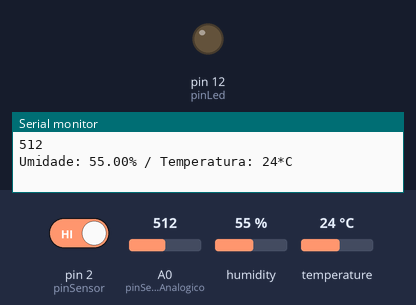
A sketch run on a simulated Arduino Uno, built with avr-gcc and run on an emulated ATmega328P. Shown: output pins drawn as LEDs (lit = HIGH), the last lines printed to the serial monitor. Inputs (shaded band) come from the test bench; at power-on: pin 2 (pinSensor) HIGH, A0 (pinSensorAnalogico) = 512, humidity 55 %, temperature 24 °C.

Above: at 2.2 s.
2.3 s: pin 2 (pinSensor) driven LOW
At 3.7 s:
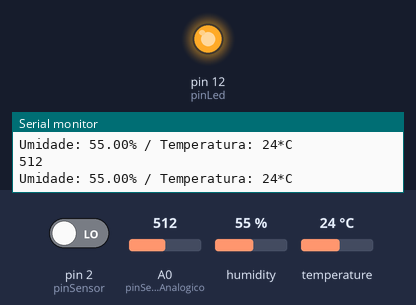
5.0 s: pin 2 (pinSensor) driven HIGH
At 6.1 s:
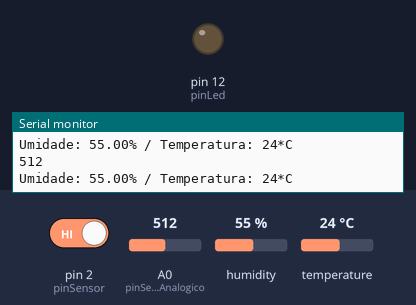
Timing chart, 0 to 8.0 s (numbered marks = the images above; inputs shaded):
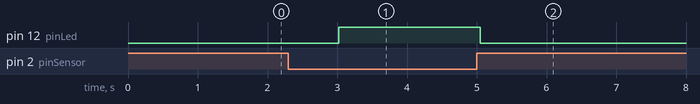

Measured:
- after the input at 2.3 s, pin 12 (pinLed): LOW → HIGH after 0.72 s
- after the input at 5.0 s, pin 12 (pinLed): HIGH → LOW after 0.05 s

The sketch:

sensor_ir_and_dht.ino
```cpp
#include "dht.h" //INCLUSÃO DE BIBLIOTECA

const int pinoDHT11 = A1; //PINO ANALÓGICO UTILIZADO PELO DHT11

dht DHT; //VARIÁVEL DO TIPO DHT

int pinLed = 12; // led conectado no pino digital 12
int pinSensor = 2; // módulo conectado no pino digial 2
int pinSensorAnalogico = A0; // módulo conectado no pino analógico A0

void setup(){
  Serial.begin(9600); //INICIALIZA A SERIAL
  delay(1000); //INTERVALO DE 2 SEGUNDO ANTES DE INICIAR

  pinMode(pinSensor, INPUT); // define como entrada
  pinMode(pinLed, OUTPUT); // definoe como saída
  digitalWrite(pinLed, LOW); // led incia apagado
}

void loop(){

  Serial.println(analogRead(pinSensorAnalogico));
  if (digitalRead(pinSensor) == LOW){ // se for LOW
        digitalWrite(pinLed, HIGH); // acende o led
  } else { // caso contrário
        digitalWrite(pinLed, LOW); // apaga o led
  }


  DHT.read11(pinoDHT11); //LÊ AS INFORMAÇÕES DO SENSOR
  Serial.print("Umidade: "); //IMPRIME O TEXTO NA SERIAL
  Serial.print(DHT.humidity); //IMPRIME NA SERIAL O VALOR DE UMIDADE MEDIDO
  Serial.print("%"); //ESCREVE O TEXTO EM SEGUIDA
  Serial.print(" / Temperatura: "); //IMPRIME O TEXTO NA SERIAL
  Serial.print(DHT.temperature, 0); //IMPRIME NA SERIAL O VALOR DE UMIDADE MEDIDO E REMOVE A PARTE DECIMAL
  Serial.println("*C"); //IMPRIME O TEXTO NA SERIAL
  delay(2000); //INTERVALO DE 2 SEGUNDOS * NÃO DIMINUIR ESSE VALOR
}
```
